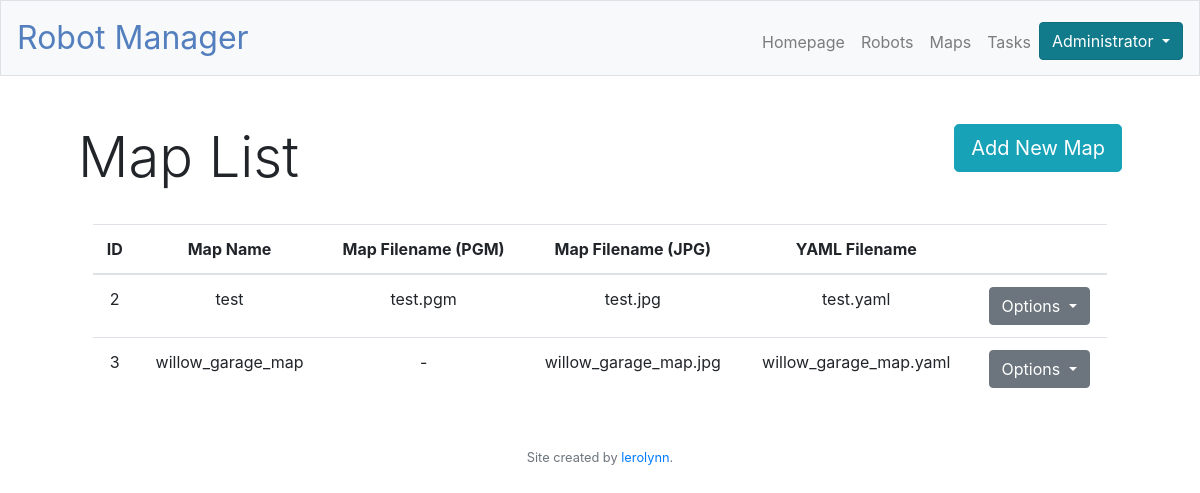
Page /maps (signed in) on the earlier database version.
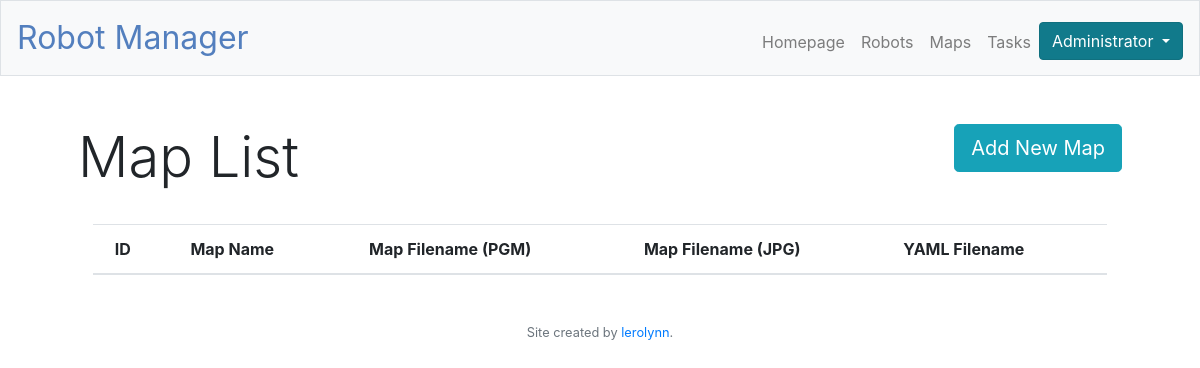
Same page on the later database version.
### tables this page shows
CREATE TABLE "maps" (
	`id`	INTEGER NOT NULL,
	`user_id`	INTEGER,
	`map_name`	TEXT,
	`map_pgm`	TEXT,
	`map_jpg`	TEXT,
	`yamlfile`	TEXT,
	PRIMARY KEY(id),
	FOREIGN KEY(`user_id`) REFERENCES users ( id )
);

### app.py (the view, shortened to what this page needs)
@app.route("/maps", methods=["GET", "POST"])
def maps():
    if not session:
        return redirect("/login")
    cur = conn.cursor()
    cur.execute("SELECT * FROM maps WHERE user_id=?", (session["user_id"],))
    maps = cur.fetchall()
    return render_template("maps.html", maps=maps)

### app.py (called while the page is built)
@app.after_request
def after_request(response):
    response.headers["Cache-Control"] = "no-cache, no-store, must-revalidate"
    response.headers["Expires"] = 0
    response.headers["Pragma"] = "no-cache"
    return response

### templates/maps.html (shortened to what this page needs)
{% extends "layout.html" %}
{% block main %}
    <main>
        <div style="margin-bottom: 70px;">
          <h1 class="display-4 float-left">Map List</h1>
            <button type="button" class="btn btn-info btn-lg float-right" data-toggle="modal" data-target="#addMap" href="#">
              Add New Map
            </button>
        </div>
        <div style="margin-top: 100px;">
          <div class="col center">
              <table class="table table-hover" width="100%" ID="Table2" style="margin: 0px">
                <thead>
                  <tr>
                    <th>ID</th>
                    <th>Map Name</th>
                    <th>Map Filename (PGM)</th>
                    <th>Map Filename (JPG)</th>
                    <th>YAML Filename</th>
                    <th></th>
                  </tr>
                </thead>
                <tbody>
                {% for map in maps %}
                  <tr>
                    <td>{{  map.id  }}</td>
                    <td>{{  map.map_name  }}</td>
                    {% if map.map_pgm == None %}
                      <td>-</td>
                    {% else %}
                      <td>{{  map.map_pgm  }}</td>
                    {% endif %}
                    <td>{{  map.map_jpg  }}</td>
                    <td>{{  map.yamlfile  }}</td>
                    <td>
                      <div class="dropdown">
                        <button class="btn btn-secondary dropdown-toggle" data-flip="false" type="button" id="dropdownMenuButton" data-toggle="dropdown" aria-haspopup="true" aria-expanded="false">
                          Options
                        </button>
                      </div>
                    </td>
                  </tr>
                {% endfor %}
                </tbody>
              </table>
          </div>
        </div>
    </main>
{% endblock %}

### templates/layout.html (shortened to what this page needs)
<!DOCTYPE html>
<html lang="en">
    <head>
        <link href="https://maxcdn.bootstrapcdn.com/bootstrap/4.1.3/css/bootstrap.min.css" rel="stylesheet">
        <link href="/static/styles.css" rel="stylesheet">
    </head>
    <body>
        <nav class="navbar navbar-expand-md navbar-light bg-light border">
            <a class="navbar-brand" href="/"><span class="blue">Robot Manager</span></a>
            <div class="collapse navbar-collapse" id="navbar">
                <ul class="navbar-nav ml-auto mt-2">
                    {% if not session["username"] %}
                        <li class="nav-item"><a class="nav-link" href="/register">Create Account</a></li>
                        <li class="nav-item"><a class="nav-link" href="/login">Log In</a></li>
                    {% else %}
                        <li class="nav-item"><a class="nav-link" href="/">Homepage</a></li>
                        <li class="nav-item"><a class="nav-link" href="/robots">Robots</a></li>
                        <li class="nav-item"><a class="nav-link" href="/maps">Maps</a></li>
                        <li class="nav-item"><a class="nav-link" href="/tasks">Tasks</a></li>
                        <div class="nav-item dropdown show">
                            <a class="btn btn-info dropdown-toggle" href="#" role="button" id="dropdownMenuLink" data-toggle="dropdown" aria-haspopup="true" aria-expanded="false">
                            {{  session["name"]  }}
                            </a>
                        </div>
                    {% endif %}
                </ul>
            </div>
        </nav>
        <main class="container p-5">
            {% block main %}{% endblock %}
        </main>
        <footer class="small text-center text-muted">
            Site created by <a href="https://www.github.com/lerolynn">lerolynn</a>.
        </footer>
    </body>
</html>

### static/styles.css (style rules this page uses)
nav .navbar-brand { font-size: xx-large; }
nav .navbar-brand .blue { color: #537fbe; }
main { overflow-x: auto; text-align: center; }

Differences in the rows shown:
removed maps: id "2", map_name "test", map_pgm "test.pgm", map_jpg "test.jpg", yamlfile "test.yaml"
removed maps: id "3", map_name "willow_garage_map", map_jpg "willow_garage_map.jpg", yamlfile "willow_garage_map.yaml"
